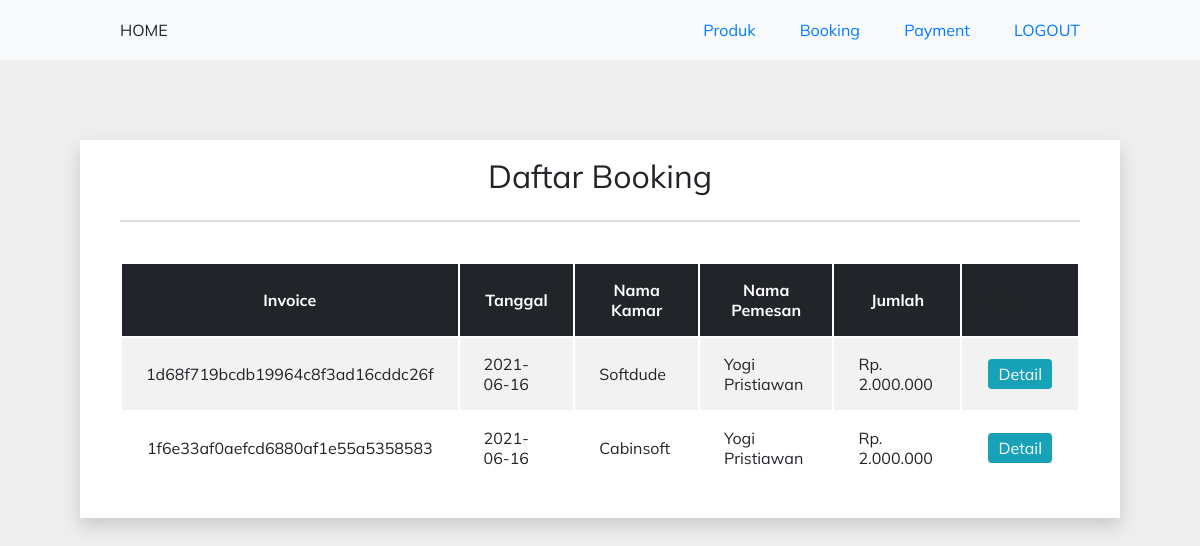
The app's page /payments/index.php (signed in) with its own data.
### tables this page shows
CREATE TABLE `payment` (
  `invoice` varchar(255) NOT NULL,
  `tanggal` date NOT NULL,
  `nama_produk` varchar(100) NOT NULL,
  `nama_pemesan` varchar(100) NOT NULL,
  `alamat` varchar(100) NOT NULL,
  `no_telp` varchar(20) NOT NULL,
  `jumlah` decimal(9,0) NOT NULL,
  `bukti_tf` varchar(255) NOT NULL
);

### _functions.php (called while the page is built, shortened)
<?php
require_once('connection.php');
function query($sql)
{
	global $conn;
	$query = mysqli_query($conn, $sql);
	if ($query->num_rows) {
		while ($row = mysqli_fetch_assoc($query)) {
			$results[] = $row;
		}
		return $results;
	}
	return [];
}

### payments/index.php (the view, shortened to what this page needs)
<?php
require_once('../connection.php');
require_once('../_functions.php');
$payment = query("SELECT * FROM payment")
?>
<?php require_once('../layouts/admin/header.php') ?>
<div class="mt-3 px-2 py-2 shadow container bg-white text-center">
	<h2 class="font-weight-normal">Daftar Booking</h2>
	<hr>
	<table class="table mt-2">
		<thead class="text-center thead-dark">
			<tr>
				<th>Invoice</th>
				<th>Tanggal</th>
				<th>Nama Kamar</th>
				<th>Nama Pemesan</th>
				<th>Jumlah</th>
				<td>Action</td>
			</tr>
		</thead>
		<tbody>
			<?php if (!empty($payment)) : ?>
				<?php foreach ($payment as $p) : ?>
					<tr>
						<td class="text-center"><?= $p['invoice']; ?></td>
						<td><?= $p['tanggal']; ?></td>
						<td><?= $p['nama_produk']; ?></td>
						<td><?= $p['nama_pemesan']; ?></td>
						<td>Rp. <?= number_format($p['jumlah'], 0, ',', '.'); ?></td>
						<td>
							<a href="detail.php?invoice=<?= $p['invoice']; ?>" class="btn btn-sm btn-info">Detail</a>
						</td>
					</tr>
				<?php endforeach; ?>
			<?php endif; ?>
		</tbody>
	</table>
</div>
<?php require_once('../layouts/admin/footer.php') ?>

### asset/css/style.css (style rules this page uses)
* { margin: 0; padding: 0; font-size: 16px; color: rgb(33, 37, 41); font-family: "Mulish", sans-serif; }
.container { width: 80%; margin: auto; }
.text-center { text-align: center; }
.table { width: 100%; margin-bottom: 1rem; color: #212529; }
thead tr { vertical-align: middle; height: 2.5rem; }
tbody tr:nth-child(odd) { background-color: #f2f2f2; }
tr th { padding: 1rem 1.5rem; }
tr td { padding: 1rem 1.5rem; text-align: left; }
.thead-dark { background-color: rgb(33, 37, 41); }
.thead-dark th { color: white; }
table { display: table; border-collapse: separate; box-sizing: border-box; text-indent: initial; border-spacing: 2px; border-color: grey; }
a { text-decoration: none; font-size: 1rem !important; }
h2 { font-size: 2rem; }
hr { border: 0.2px solid rgba(0, 0, 0, 0.125); margin-top: 1.5rem; margin-bottom: 1.5rem; }
.bg-white { background-color: white; }
.px-2 { padding-right: 2.5rem; padding-left: 2.5rem; }
.py-2 { padding-top: 1rem; padding-bottom: 1rem; }
.mt-2 { margin-top: 2.5rem !important; }
.mt-3 { margin-top: 5rem !important; }
.btn { border-radius: 4px; border: none; padding: 10px 27px; text-align: center; text-decoration: none; display: inline-block; font-size: 16px; margin: 4px 2px; cursor: pointer; }
.btn-sm { padding: 5px 10px; }
.btn-info { background-color: rgb(23, 162, 184); color: white; }
.font-weight-normal { font-weight: normal; }
.shadow { box-shadow: rgba(0, 0, 0, 0.15) 0px 8px 16px 0px; }
body { background-color: rgb(238, 238, 238); }

### records on screen
payment: invoice "1d68f719bcdb19964c8f3ad16cddc26f", tanggal "2021-06-16", nama_produk "Softdude", nama_pemesan "Yogi Pristiawan", jumlah "2.000.000"
payment: invoice "1f6e33af0aefcd6880af1e55a5358583", tanggal "2021-06-16", nama_produk "Cabinsoft", nama_pemesan "Yogi Pristiawan", jumlah "2.000.000"
